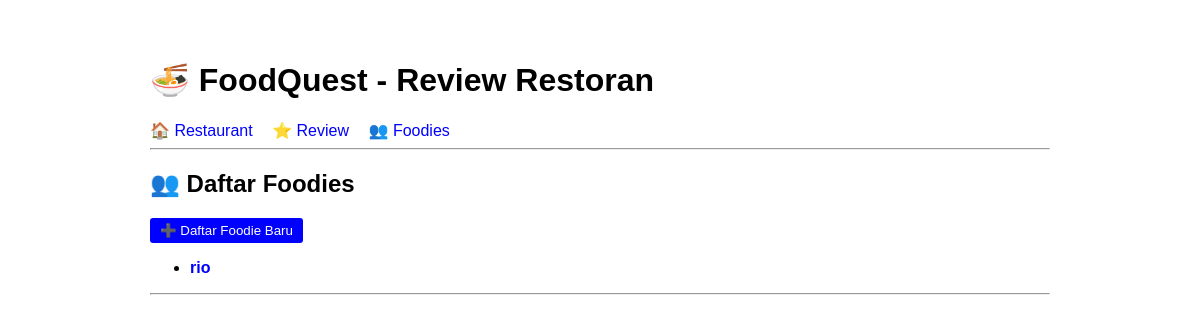
Before: /foodies/ with the older database file.
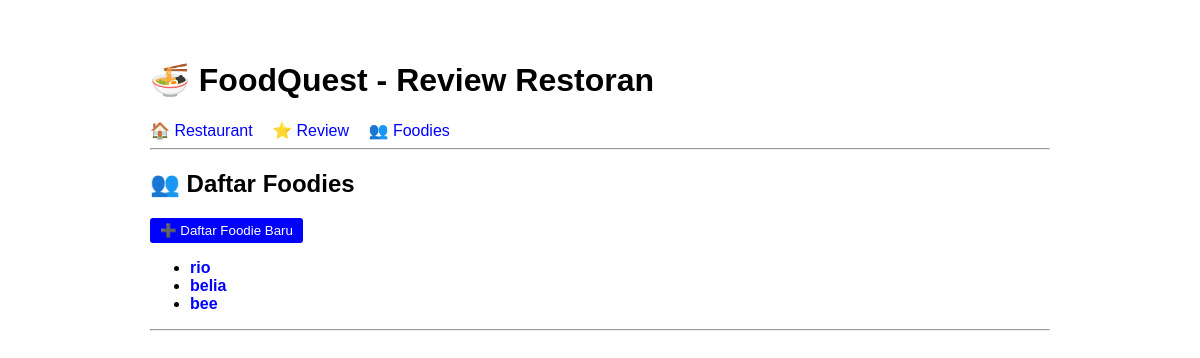
After: the same page with the newer database file.
### restaurant/models.py (models this page shows, shortened)
class Foodie(models.Model):
    username = models.CharField(max_length=150, unique=True)
    email = models.EmailField(unique=True)
    waktu = models.DateTimeField(auto_now_add=True)
    class Meta:
        verbose_name_plural = "Foodies"

### restaurant/views.py (the view)
# urls.py: path('foodies/', views.FoodieListView.as_view(), name='foodie_list'),
class FoodieListView(ListView):
    model = Foodie
    template_name = 'restaurant/foodie_list.html'
    context_object_name = 'foodies'

### restaurant/templates/restaurant/foodie_list.html
{% extends 'restaurant/base.html' %}
{% block content %}
<h2>👥 Daftar Foodies</h2>
<a href="{% url 'foodie_create' %}"><button>➕ Daftar Foodie Baru</button></a>
<ul>
    {% for foodie in foodies %}
    <li>
        <a href="{% url 'foodie_detail' foodie.id %}">
            <strong>{{ foodie.username }}</strong>
        </a>
    </li>
    {% empty %}
    <li>Belum ada foodie.</li>
    {% endfor %}
</ul>
{% endblock %}

Changed rows visible on the page:
added Foodie: username "belia"
added Foodie: username "bee"
